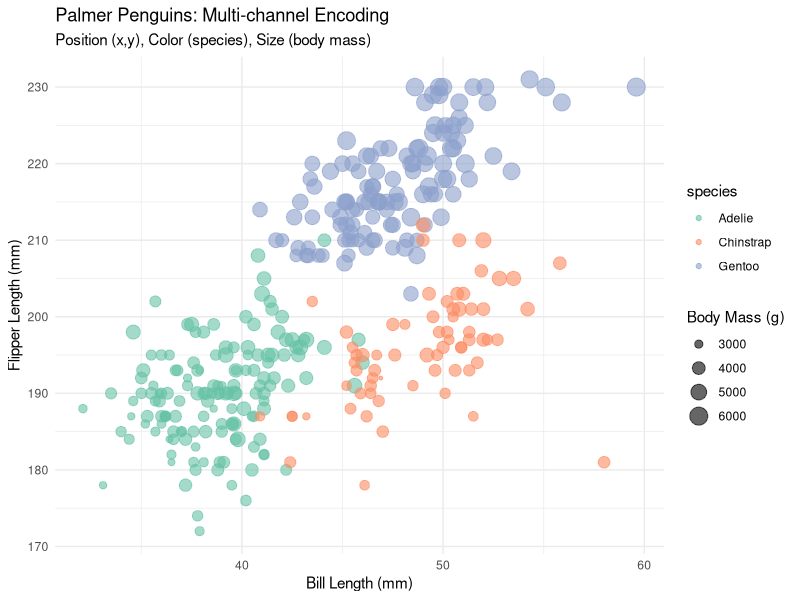
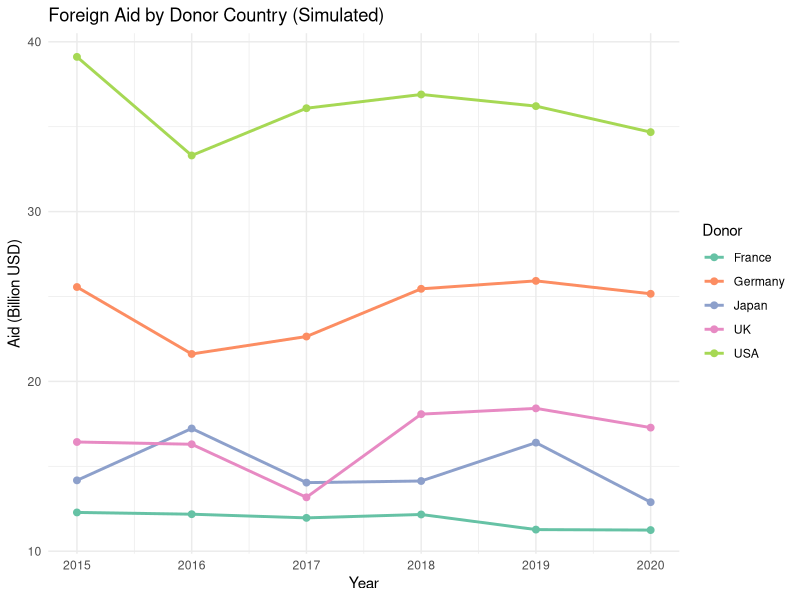

Write R code to recreate these figures, in order.
## ---- chunk 1
knitr::opts_chunk$set(
  echo = TRUE,
  warning = FALSE,
  message = FALSE,
  fig.align = "center"
)

library(conflicted)
library(tidyverse)
library(palmerpenguins)

conflicts_prefer(dplyr::filter, dplyr::select)
## ---- chunk 2
data(penguins)
penguins_clean <- penguins |> drop_na()

ggplot(penguins_clean, aes(x = bill_length_mm, y = flipper_length_mm,
                           color = species, size = body_mass_g)) +
  geom_point(alpha = 0.6) +
  scale_color_brewer(palette = "Set2") +
  labs(
    title = "Palmer Penguins: Multi-channel Encoding",
    subtitle = "Position (x,y), Color (species), Size (body mass)",
    x = "Bill Length (mm)", y = "Flipper Length (mm)",
    size = "Body Mass (g)"
  ) +
  theme_minimal()
## ---- chunk 3
# Simulated foreign aid data for illustration
set.seed(42)
aid_data <- expand_grid(
  donor = c("USA", "UK", "Germany", "France", "Japan"),
  year = 2015:2020
) |>
  mutate(
    aid_billion = case_when(
      donor == "USA" ~ rnorm(n(), 35, 3),
      donor == "UK" ~ rnorm(n(), 18, 2),
      donor == "Germany" ~ rnorm(n(), 24, 2.5),
      donor == "France" ~ rnorm(n(), 12, 1.5),
      donor == "Japan" ~ rnorm(n(), 15, 2)
    )
  )

ggplot(aid_data, aes(x = year, y = aid_billion, color = donor)) +
  geom_line(size = 1) +
  geom_point(size = 2) +
  scale_color_brewer(palette = "Set2") +
  labs(title = "Foreign Aid by Donor Country (Simulated)",
       x = "Year", y = "Aid (Billion USD)", color = "Donor") +
  theme_minimal()
## ---- chunk 4
sessionInfo()
